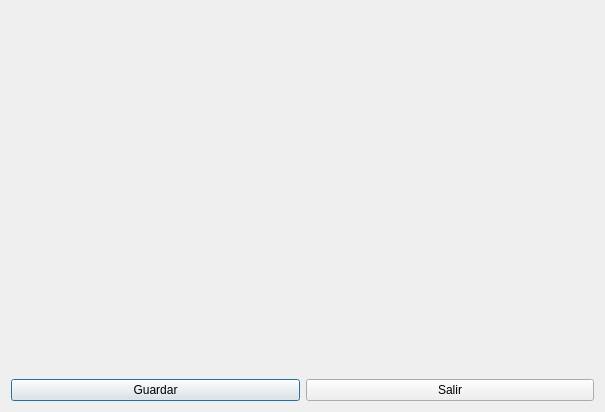
<?xml version="1.0" encoding="UTF-8"?>
<ui version="4.0">
 <class>AERPScriptEditDlg</class>
 <widget class="QDialog" name="AERPScriptEditDlg">
  <property name="geometry">
   <rect>
    <x>0</x>
    <y>0</y>
    <width>605</width>
    <height>412</height>
   </rect>
  </property>
  <property name="windowTitle">
   <string>Script Editor</string>
  </property>
  <property name="windowIcon">
   <iconset resource="../resources/resources.qrc">
    <normaloff>:/aplicacion/images/alephLogoIcon.ico</normaloff>:/aplicacion/images/alephLogoIcon.ico</iconset>
  </property>
  <layout class="QGridLayout" name="gridLayout">
   <item row="0" column="0" colspan="2">
    <widget class="DBCodeEdit" name="txtScript" native="true"/>
   </item>
   <item row="1" column="0">
    <widget class="QPushButton" name="pbSave">
     <property name="text">
      <string>Guardar</string>
     </property>
     <property name="icon">
      <iconset resource="../resources/resources.qrc">
       <normaloff>:/aplicacion/images/ok.png</normaloff>:/aplicacion/images/ok.png</iconset>
     </property>
    </widget>
   </item>
   <item row="1" column="1">
    <widget class="QPushButton" name="pbCancel">
     <property name="text">
      <string>Salir</string>
     </property>
     <property name="icon">
      <iconset resource="../resources/resources.qrc">
       <normaloff>:/generales/images/close.png</normaloff>:/generales/images/close.png</iconset>
     </property>
    </widget>
   </item>
  </layout>
 </widget>
 <customwidgets>
  <customwidget>
   <class>DBCodeEdit</class>
   <extends>QWidget</extends>
   <header>widgets/dbcodeedit.h</header>
  </customwidget>
 </customwidgets>
 <resources>
  <include location="../resources/resources.qrc"/>
  <include location="../resources/resources.qrc"/>
 </resources>
 <connections/>
</ui>
